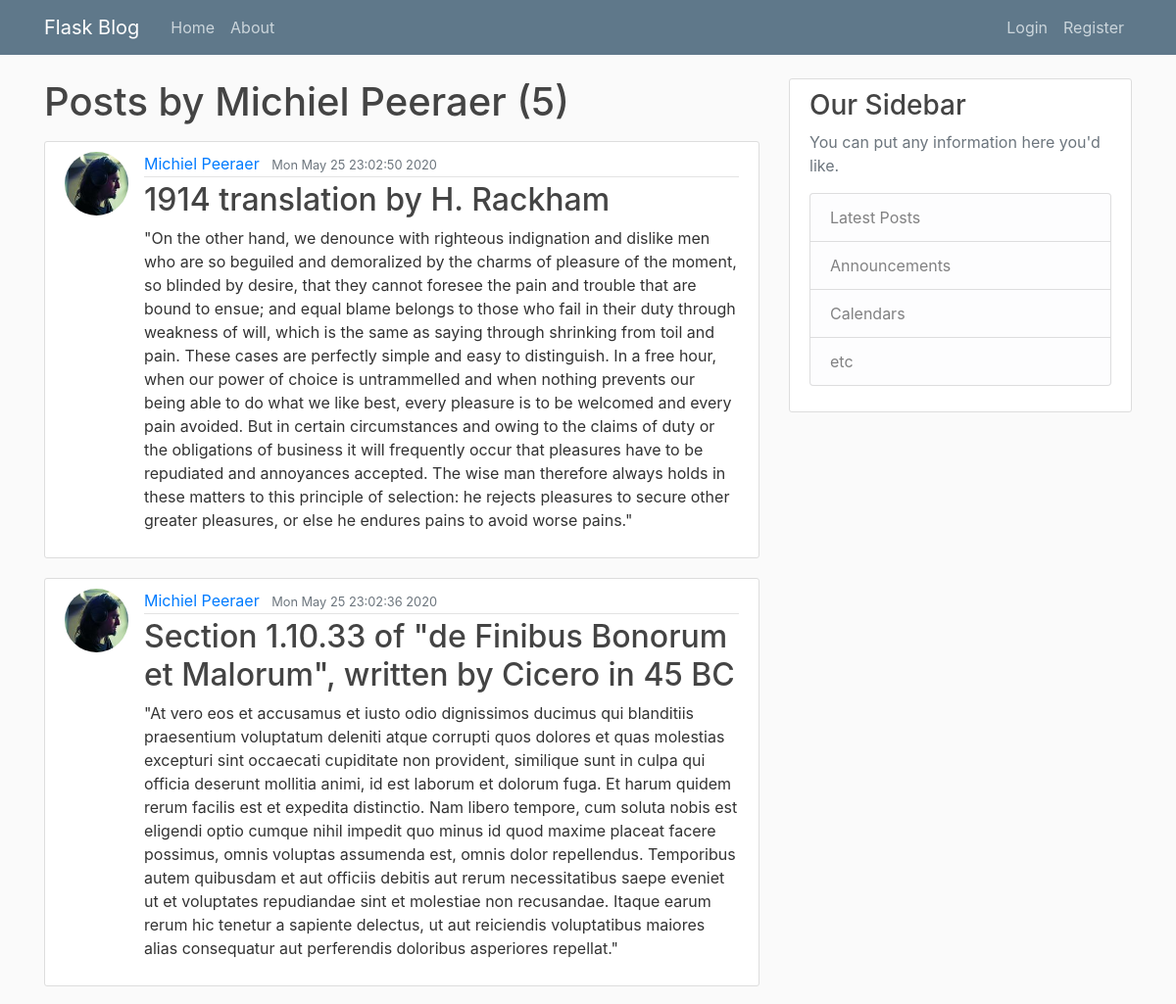
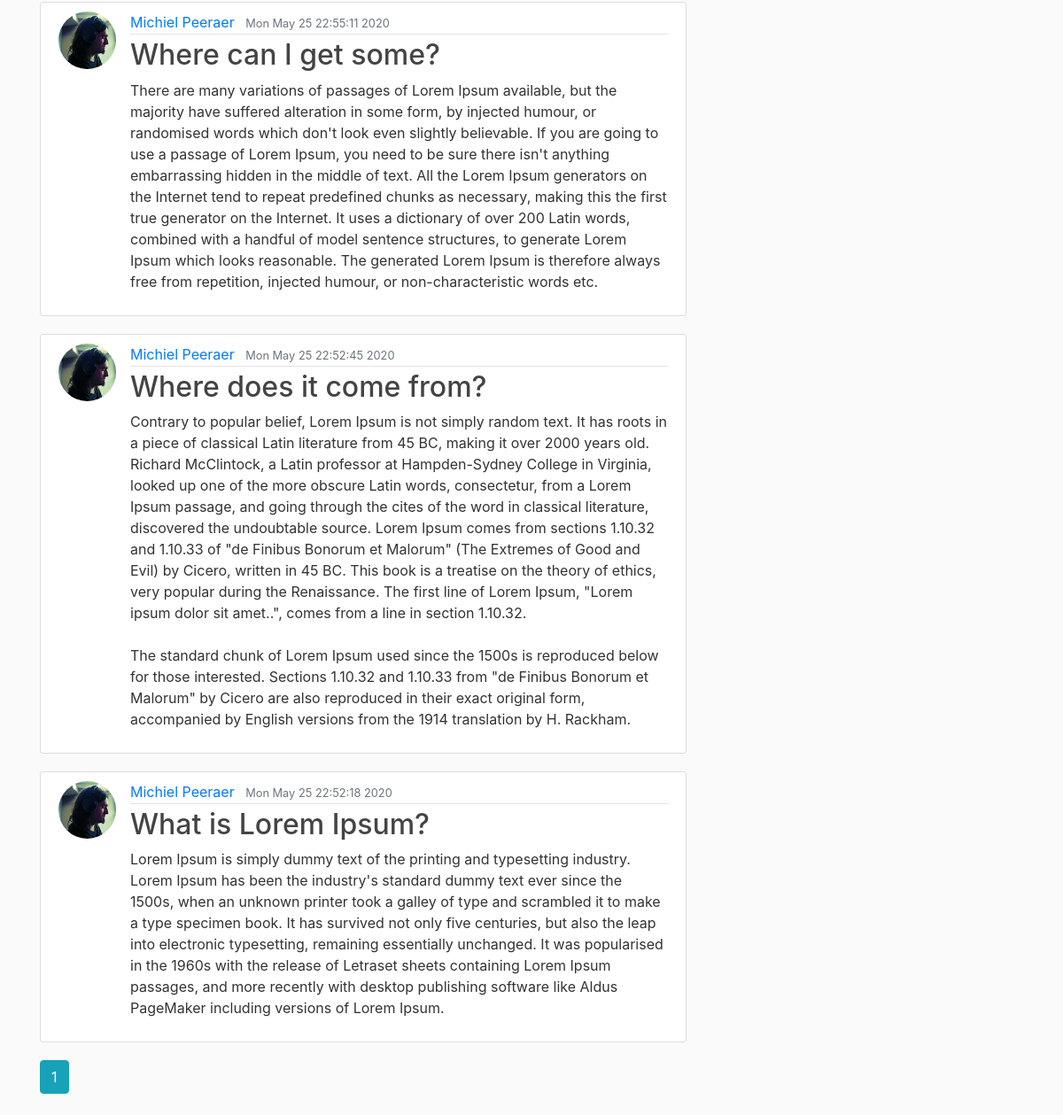
Page /user/Michiel Peeraer on the committed database (2 pictures, top to bottom).
### flaskblog/models.py (models this page shows, shortened)
class User(db.Model, UserMixin):
    id = db.Column(db.Integer, primary_key=True)
    username = db.Column(db.String(20), unique=True, nullable=False)
    email = db.Column(db.String(120), unique=True, nullable=False)
    image_file = db.Column(db.String(20), nullable=False, default='default.jpg')
    password = db.Column(db.String(60), nullable=False)
    posts = db.relationship('Post', backref='author', lazy=True)

class Post(db.Model):
    id = db.Column(db.Integer, primary_key=True)
    title = db.Column(db.String(100), nullable=False)
    date_posted = db.Column(db.DateTime, nullable=False, default=datetime.now)
    content = db.Column(db.Text, nullable=False)
    user_id = db.Column(db.Integer, db.ForeignKey('user.id'), nullable=False)

### flaskblog/users/routes.py (the view)
@users.route("/user/<string:username>")
def user_posts(username):
    page = request.args.get('page', 1, type=int)
    user = User.query.filter_by(username=username).first_or_404()
    posts = Post.query.filter_by(author=user)\
            .order_by(Post.date_posted.desc())\
            .paginate(page=page, per_page=5)
    return render_template('user_posts.html', posts=posts, user=user)

### flaskblog/templates/user_posts.html (shortened to what this page needs)
{% extends "layout.html" %}
{% block content %}
    <h1 class="mb-3">Posts by {{ user.username }} ({{ posts.total }})</h1>
    {% for post in posts.items %}
        <article class="media content-section">
            <img class="rounded-circle article-img" src="{{ url_for('static', filename='profile_pics/' + post.author.image_file) }}">
            <div class="media-body">
                <div class="article-metadata">
                    <a class="mr-2" href="{{ url_for('users.user_posts', username=post.author.username) }}">{{ post.author.username }}</a>
                    <small class="text-muted">{{ post.date_posted.strftime('%c') }}</small>
                </div>
                <h2><a class="article-title" href="{{ url_for('posts.post', post_id=post.id) }}">{{ post.title }}</a></h2>
                <p class="article-content">{{ post.content }}</p>
            </div>
        </article>
    {% endfor %}
    <div class="btn-group">
        {% for page_num in posts.iter_pages(left_edge=1, right_edge=1, left_current=1, right_current=2) %}
            {% if page_num %}
                {% if posts.page == page_num %}
                    <a class="btn btn-info mb-4" href="{{ url_for('users.user_posts', username=user.username, page=page_num) }}">{{ page_num }}</a>
                {% else %}
                    <a class="btn btn-outline-info mb-4" href="{{ url_for('users.user_posts', username=user.username, page=page_num) }}">{{ page_num }}</a>
                {% endif %}
            {% else %}
                <span class="btn btn-outline-info mb-4 disabled">...</span>
            {% endif %}
        {% endfor %}
    </div>
{% endblock content %}

### flaskblog/static/main.css (style rules this page uses)
body { background: #fafafa; color: #333333; margin-top: 5rem; }
h1, h2, h3, h4, h5, h6 { color: #444444; }
.content-section { background: #ffffff; padding: 10px 20px; border: 1px solid #dddddd; border-radius: 3px; margin-bottom: 20px; }
.article-title { color: #444444; }
.article-content { white-space: pre-line; }
.article-img { height: 65px; width: 65px; margin-right: 16px; }
.article-metadata { padding-bottom: 1px; margin-bottom: 4px; border-bottom: 1px solid #e3e3e3 }

### rows in the picture
User: username "Michiel Peeraer"
Post: image_file (picture), author.username "Michiel Peeraer", date_posted "Mon May 25 23:02:50 2020", title "1914 translation by H. Rackham", content "\"On the other hand, we denounce with righteous indignation and dislike men who are so beguiled and demoralized by the charms of pleasure of the moment, so blinded by desire, that they cannot foresee the pain and trouble that are bound to ensue; and equal blame belongs to those who fail in their duty through weakness of will, which is the same as saying through shrinking from toil and pain. These cases are perfectly simple and easy to distinguish. In a free hour, when our power of choice is untrammelled and when nothing prevents our being able to do what we like best, every pleasure is to be welcomed and every pain avoided. But in certain circumstances and owing to the claims of duty or the…"
Post: image_file (picture), author.username "Michiel Peeraer", date_posted "Mon May 25 23:02:36 2020", title "Section 1.10.33 of \"de Finibus Bonorum et Malorum\", written by Cicero in 45 BC", content "\"At vero eos et accusamus et iusto odio dignissimos ducimus qui blanditiis praesentium voluptatum deleniti atque corrupti quos dolores et quas molestias excepturi sint occaecati cupiditate non provident, similique sunt in culpa qui officia deserunt mollitia animi, id est laborum et dolorum fuga. Et harum quidem rerum facilis est et expedita distinctio. Nam libero tempore, cum soluta nobis est eligendi optio cumque nihil impedit quo minus id quod maxime placeat facere possimus, omnis voluptas assumenda est, omnis dolor repellendus. Temporibus autem quibusdam et aut officiis debitis aut rerum necessitatibus saepe eveniet ut et voluptates repudiandae sint et molestiae non recusandae. Itaque…"
Post: image_file (picture), author.username "Michiel Peeraer", date_posted "Mon May 25 22:55:11 2020", title "Where can I get some?", content "There are many variations of passages of Lorem Ipsum available, but the majority have suffered alteration in some form, by injected humour, or randomised words which don't look even slightly believable. If you are going to use a passage of Lorem Ipsum, you need to be sure there isn't anything embarrassing hidden in the middle of text. All the Lorem Ipsum generators on the Internet tend to repeat predefined chunks as necessary, making this the first true generator on the Internet. It uses a dictionary of over 200 Latin words, combined with a handful of model sentence structures, to generate Lorem Ipsum which looks reasonable. The generated Lorem Ipsum is therefore always free from…"
Post: image_file (picture), author.username "Michiel Peeraer", date_posted "Mon May 25 22:52:45 2020", title "Where does it come from?", content "Contrary to popular belief, Lorem Ipsum is not simply random text. It has roots in a piece of classical Latin literature from 45 BC, making it over 2000 years old. Richard McClintock, a Latin professor at Hampden-Sydney College in Virginia, looked up one of the more obscure Latin words, consectetur, from a Lorem Ipsum passage, and going through the cites of the word in classical literature, discovered the undoubtable source. Lorem Ipsum comes from sections 1.10.32 and 1.10.33 of \"de Finibus Bonorum et Malorum\" (The Extremes of Good and Evil) by Cicero, written in 45 BC. This book is a treatise on the theory of ethics, very popular during the Renaissance. The first line of Lorem Ipsum,…"
Post: image_file (picture), author.username "Michiel Peeraer", date_posted "Mon May 25 22:52:18 2020", title "What is Lorem Ipsum?", content "Lorem Ipsum is simply dummy text of the printing and typesetting industry. Lorem Ipsum has been the industry's standard dummy text ever since the 1500s, when an unknown printer took a galley of type and scrambled it to make a type specimen book. It has survived not only five centuries, but also the leap into electronic typesetting, remaining essentially unchanged. It was popularised in the 1960s with the release of Letraset sheets containing Lorem Ipsum passages, and more recently with desktop publishing software like Aldus PageMaker including versions of Lorem Ipsum."

### other values in the picture
{{ posts.total }} "5"
{{ page_num }} "1"
